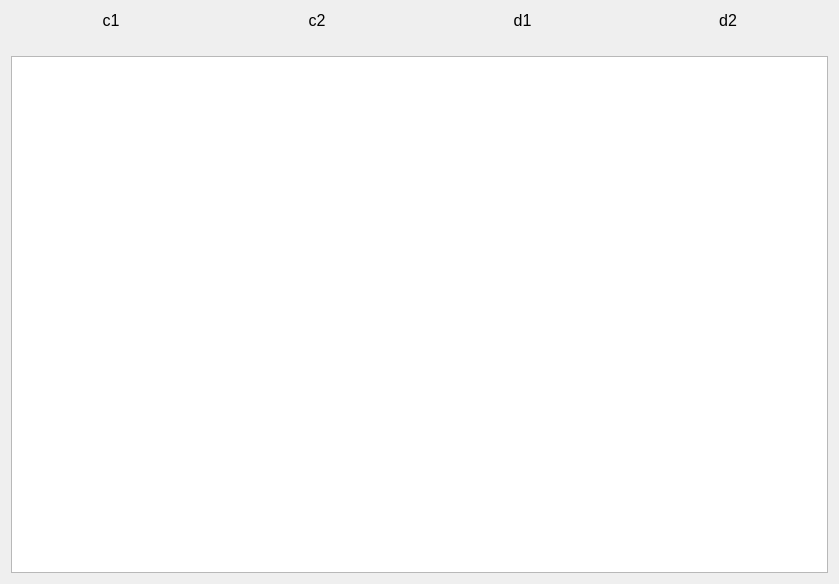
<?xml version="1.0" encoding="UTF-8"?>
<ui version="4.0">
 <class>IPCompare</class>
 <widget class="QWidget" name="IPCompare">
  <property name="geometry">
   <rect>
    <x>0</x>
    <y>0</y>
    <width>839</width>
    <height>584</height>
   </rect>
  </property>
  <property name="windowTitle">
   <string>Form</string>
  </property>
  <layout class="QVBoxLayout" name="verticalLayout">
   <item>
    <layout class="QGridLayout" name="compareParams">
     <property name="topMargin">
      <number>0</number>
     </property>
     <item row="1" column="0">
      <widget class="QLabel" name="c1Value">
       <property name="text">
        <string/>
       </property>
       <property name="alignment">
        <set>Qt::AlignCenter</set>
       </property>
      </widget>
     </item>
     <item row="0" column="0">
      <widget class="QLabel" name="c1Label">
       <property name="font">
        <font>
         <pointsize>12</pointsize>
        </font>
       </property>
       <property name="text">
        <string>c1</string>
       </property>
       <property name="alignment">
        <set>Qt::AlignCenter</set>
       </property>
      </widget>
     </item>
     <item row="1" column="1">
      <widget class="QLabel" name="c2Value">
       <property name="text">
        <string/>
       </property>
       <property name="alignment">
        <set>Qt::AlignCenter</set>
       </property>
      </widget>
     </item>
     <item row="0" column="2">
      <widget class="QLabel" name="d1Label">
       <property name="font">
        <font>
         <pointsize>12</pointsize>
        </font>
       </property>
       <property name="text">
        <string>d1</string>
       </property>
       <property name="alignment">
        <set>Qt::AlignCenter</set>
       </property>
      </widget>
     </item>
     <item row="0" column="1">
      <widget class="QLabel" name="c2Label">
       <property name="font">
        <font>
         <pointsize>12</pointsize>
        </font>
       </property>
       <property name="text">
        <string>c2</string>
       </property>
       <property name="alignment">
        <set>Qt::AlignCenter</set>
       </property>
      </widget>
     </item>
     <item row="0" column="3">
      <widget class="QLabel" name="d2Label">
       <property name="font">
        <font>
         <pointsize>12</pointsize>
        </font>
       </property>
       <property name="text">
        <string>d2</string>
       </property>
       <property name="alignment">
        <set>Qt::AlignCenter</set>
       </property>
      </widget>
     </item>
     <item row="1" column="2">
      <widget class="QLabel" name="d1Value">
       <property name="text">
        <string/>
       </property>
       <property name="alignment">
        <set>Qt::AlignCenter</set>
       </property>
      </widget>
     </item>
     <item row="1" column="3">
      <widget class="QLabel" name="d2Value">
       <property name="text">
        <string/>
       </property>
       <property name="alignment">
        <set>Qt::AlignCenter</set>
       </property>
      </widget>
     </item>
    </layout>
   </item>
   <item>
    <widget class="QGraphicsView" name="graphicsView"/>
   </item>
  </layout>
 </widget>
 <resources/>
 <connections/>
</ui>
